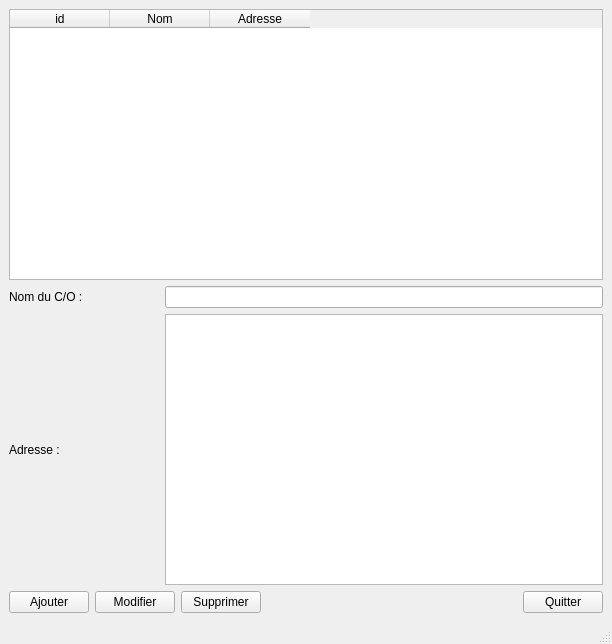
<?xml version="1.0" encoding="UTF-8"?>
<ui version="4.0">
 <class>CoManagementWindow</class>
 <widget class="QMainWindow" name="CoManagementWindow">
  <property name="windowModality">
   <enum>Qt::ApplicationModal</enum>
  </property>
  <property name="geometry">
   <rect>
    <x>0</x>
    <y>0</y>
    <width>612</width>
    <height>644</height>
   </rect>
  </property>
  <property name="windowTitle">
   <string>COMailPrinting - Gestion des C/O</string>
  </property>
  <widget class="QWidget" name="centralwidget">
   <layout class="QGridLayout" name="gridLayout">
    <item row="0" column="0">
     <layout class="QVBoxLayout" name="verticalLayout">
      <item>
       <widget class="QTableWidget" name="tw_co">
        <column>
         <property name="text">
          <string>id</string>
         </property>
        </column>
        <column>
         <property name="text">
          <string>Nom</string>
         </property>
        </column>
        <column>
         <property name="text">
          <string>Adresse</string>
         </property>
        </column>
       </widget>
      </item>
      <item>
       <layout class="QHBoxLayout" name="horizontalLayout">
        <item>
         <widget class="QLabel" name="label">
          <property name="minimumSize">
           <size>
            <width>150</width>
            <height>0</height>
           </size>
          </property>
          <property name="text">
           <string>Nom du C/O : </string>
          </property>
         </widget>
        </item>
        <item>
         <widget class="QLineEdit" name="le_name"/>
        </item>
       </layout>
      </item>
      <item>
       <layout class="QHBoxLayout" name="horizontalLayout_2">
        <item>
         <widget class="QLabel" name="label_2">
          <property name="minimumSize">
           <size>
            <width>150</width>
            <height>0</height>
           </size>
          </property>
          <property name="text">
           <string>Adresse :</string>
          </property>
         </widget>
        </item>
        <item>
         <widget class="QTextEdit" name="te_address">
          <property name="minimumSize">
           <size>
            <width>0</width>
            <height>0</height>
           </size>
          </property>
         </widget>
        </item>
       </layout>
      </item>
      <item>
       <layout class="QHBoxLayout" name="horizontalLayout_3">
        <item>
         <widget class="QPushButton" name="btn_add">
          <property name="text">
           <string>Ajouter</string>
          </property>
         </widget>
        </item>
        <item>
         <widget class="QPushButton" name="btn_modify">
          <property name="text">
           <string>Modifier</string>
          </property>
         </widget>
        </item>
        <item>
         <widget class="QPushButton" name="btn_delete">
          <property name="text">
           <string>Supprimer</string>
          </property>
         </widget>
        </item>
        <item>
         <spacer name="horizontalSpacer">
          <property name="orientation">
           <enum>Qt::Horizontal</enum>
          </property>
          <property name="sizeHint" stdset="0">
           <size>
            <width>40</width>
            <height>20</height>
           </size>
          </property>
         </spacer>
        </item>
        <item>
         <widget class="QPushButton" name="btn_quit">
          <property name="text">
           <string>Quitter</string>
          </property>
         </widget>
        </item>
       </layout>
      </item>
     </layout>
    </item>
   </layout>
  </widget>
  <widget class="QStatusBar" name="statusbar"/>
 </widget>
 <resources/>
 <connections/>
</ui>
